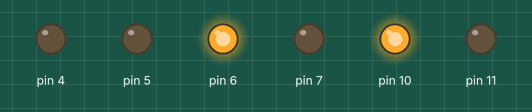
Recording of a sketch running on a simulated Arduino Uno, built with avr-gcc and run on an emulated ATmega328P. Parts: output pins drawn as LEDs (lit = HIGH).

Above: at 0.1 s.
Timing chart, 0 to 1.6 s (numbered marks = the images above):
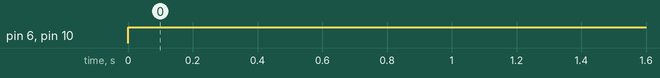

Measured:
- by itself, pin 6, pin 10: LOW → HIGH at 0.00 s

The sketch:

motors_pwm_test.ino
```cpp
#include "motors_pwm.h"

int foward = 1, backward = 0;
int left_pwm = 0, right_pwm = 0;

void setup()
{
    set_motors_output();
}

void loop()
{
    motors_pwm(foward, left_pwm, foward, right_pwm);
    delay(20);
}
```
